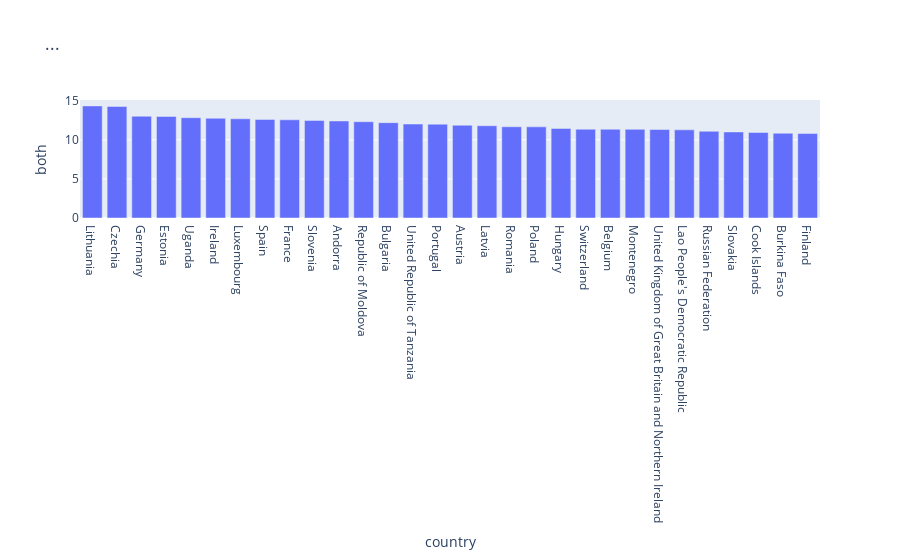

Notebook code cell kept with this figure:
### Code cell
data = df_2016.sort_values(by = "both", ascending = False).head(30)
fig = px.bar(data, x=data.index, y="both", 
             title="...", 
             labels={"value":"volume in liters"}).update_xaxes(categoryorder="total descending")
fig.show()

### Figure 1 — Plotly figure (JSON) as saved in the notebook; plotly's stock layout.template omitted (floating-point values rounded to 4 significant figures)
{"data": [{"alignmentgroup": "True", "hovertemplate": "country=%{x}<br>both=%{y}<extra></extra>", "legendgroup": "", "marker": {"color": "#636efa", "pattern": {"shape": ""}}, "name": "", "offsetgroup": "", "orientation": "v", "showlegend": false, "textposition": "auto", "type": "bar", "x": ["Lithuania", "Czechia", "Germany", "Estonia", "Uganda", "Ireland", "Luxembourg", "Spain", "France", "Slovenia", "Andorra", "Republic of Moldova", "Bulgaria", "United Republic of Tanzania", "Portugal", "Austria", "Latvia", "Romania", "Poland", "Hungary", "Switzerland", "Belgium", "Montenegro", "United Kingdom of Great Britain and Northern Ireland", "Lao People's Democratic Republic", "Russian Federation", "Slovakia", "Cook Islands", "Burkina Faso", "Finland"], "xaxis": "x", "y": [14.34, 14.27, 13.02, 12.99, 12.83, 12.76, 12.69, 12.61, 12.56, 12.48, 12.41, 12.32, 12.2, 12.02, 12, 11.87, 11.8, 11.67, 11.66, 11.46, 11.36, 11.35, 11.34, 11.32, 11.28, 11.09, 11.01, 10.94, 10.84, 10.81], "yaxis": "y"}], "layout": {"barmode": "relative", "legend": {"tracegroupgap": 0}, "title": {"text": "..."}, "xaxis": {"anchor": "y", "categoryorder": "total descending", "domain": [0, 1], "title": {"text": "country"}}, "yaxis": {"anchor": "x", "domain": [0, 1], "title": {"text": "both"}}}}
